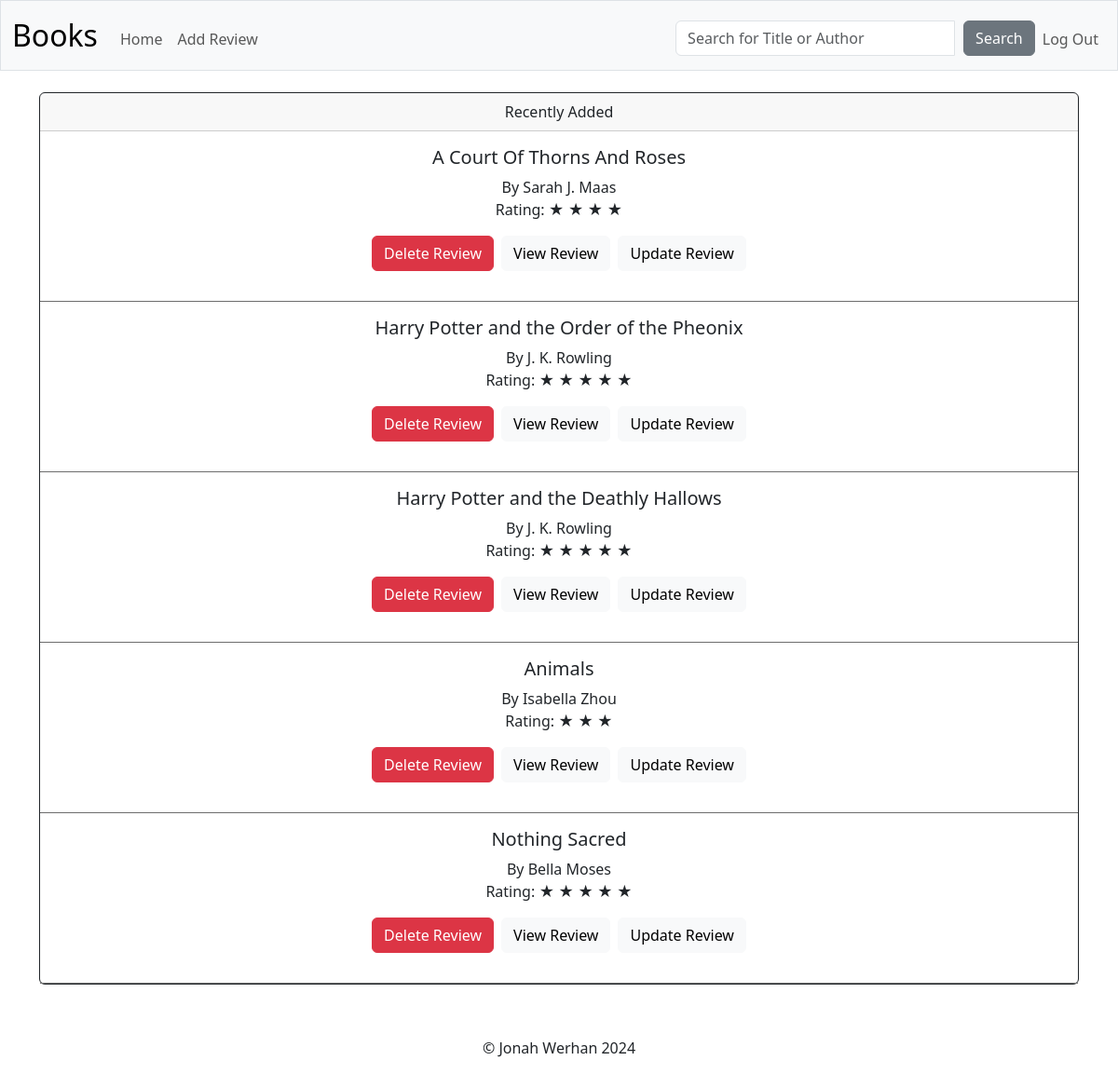
Page / (signed in) on the earlier database version.
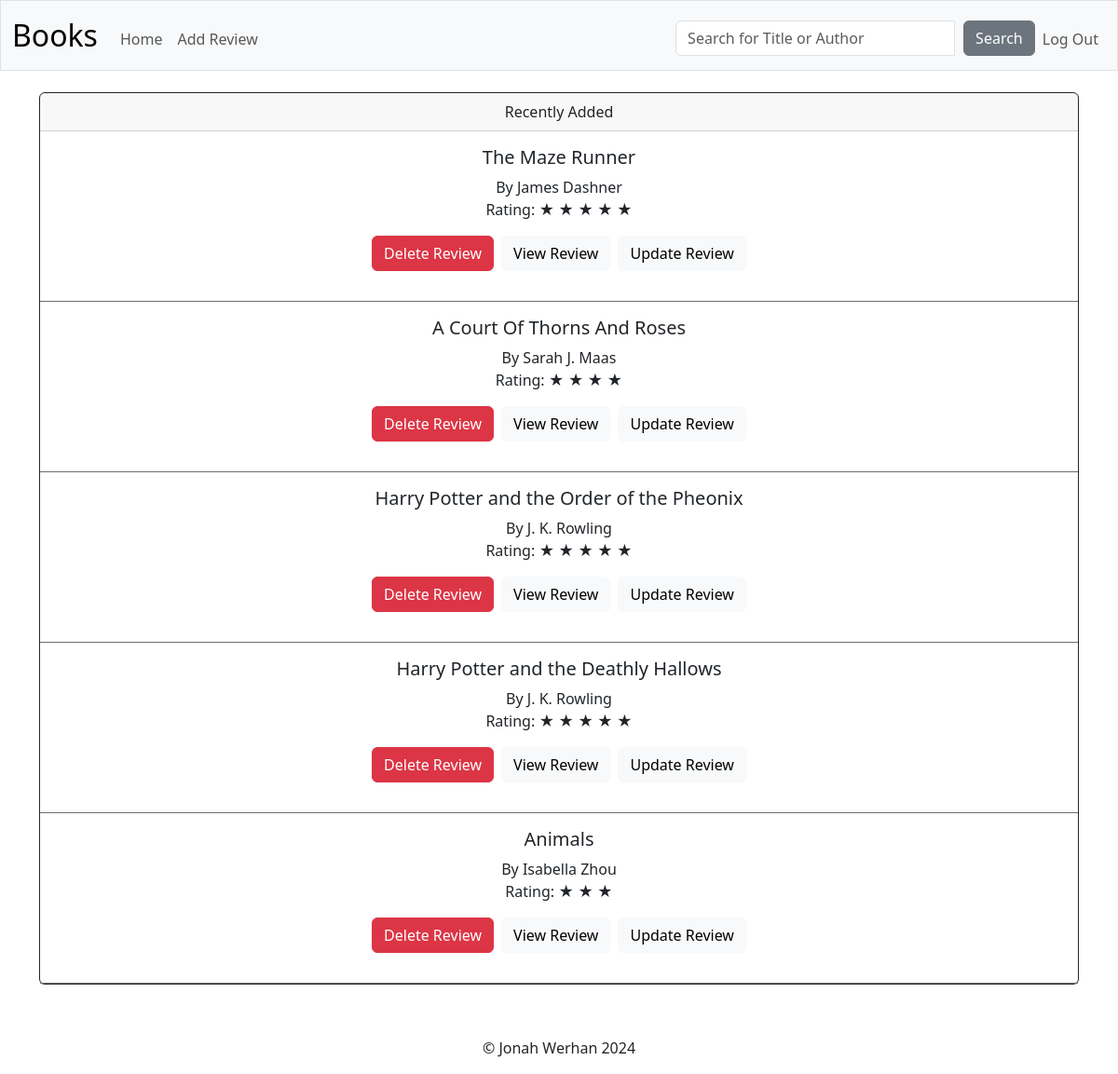
Same page on the later database version.
### tables this page shows
CREATE TABLE "review" (
    review_id INTEGER PRIMARY KEY AUTOINCREMENT,
    user_id INTEGER NOT NULL,
    title TEXT NOT NULL,
    author TEXT NOT NULL,
    rating INTEGER,
    review TEXT NOT NULL,
    date TEXT NOT NULL,
    time TEXT NOT NULL,
    FOREIGN KEY(user_id) REFERENCES users(id)
);

### app.py (the view)
@app.route("/", methods=["GET"])
def index():
    if not session.get("user_id"):
        return redirect("/login")
    reviews = db.execute("""SELECT review.*, users.username FROM review
                         JOIN users ON users.id = review.user_id
                         WHERE review.user_id = ?
                         ORDER BY review.date DESC, review.time DESC""",
                         session["user_id"])
    count = db.execute("""SELECT COUNT(*) FROM review
                       WHERE user_id = ?"""
                       , session["user_id"])
    length = count[0]["COUNT(*)"]
    if length > 4:
        length = 5
    star = "&#9733; "
    return render_template("index.html", reviews=reviews, length=length, star=star)

### app.py (called while the page is built)
@app.after_request
def after_request(response):
    response.headers["Cache-Control"] = "no-cache, no-store, must-revalidate"
    response.headers["Expires"] = 0
    response.headers["Pragma"] = "no-cache"
    return response

### templates/index.html (shortened to what this page needs)
{% extends "layout.html" %} {% block title %} Home {% endblock %} {% block main
%}
<div class="card border-dark mb-2">
	<div class="card-header">Recently Added</div>
	{% for n in range(length) %}
	<div class="card-body" style="border-bottom: 1px solid #6d6d6d">
		<h5 class="card-title">{{ reviews[n]["title"] }}</h5>
		<p class="card-text">
			By {{ reviews[n]["author"] }}<br />
			Rating: {{ (star * (reviews[n]["rating"] | int)) | safe }}
		</p>
		<div class="d-flex justify-content-center gap-2">
			<form action="/delete-review" method="GET" class="mb-3">
				<button
					class="btn btn-danger"
					type="submit"
					style="margin-top: 0"
					data-bs-toggle="tooltip"
					data-bs-placement="top"
					title="Delete Review">
					Delete Review
				</button>
			</form>
			<form action="/view-review" method="GET">
				<button
					class="btn btn-light"
					type="submit"
					style="margin-top: 0">
					View Review
				</button>
			</form>
			<form action="/update-review" method="GET" class="ml-2">
				<button
					class="btn btn-light"
					type="submit"
					style="margin-top: 0">
					Update Review
				</button>
			</form>
		</div>
	</div>
	{% endfor %}
</div>
{% endblock %}

### templates/layout.html (shortened to what this page needs)
<!DOCTYPE html>
<html lang="en">
	<head>
		<link
			href="https://cdn.jsdelivr.net/npm/bootstrap@5.3.2/dist/css/bootstrap.min.css"
			rel="stylesheet"
 />
		<link href="/static/styles.css" rel="stylesheet" />
	</head>
	<body>
		<nav
			class="bg-light border navbar navbar-expand-md navbar-light"
			style="margin-bottom: -25px">
			<div class="container-fluid">
				<a class="navbar-brand" href="/">Books</a>
				<div class="collapse navbar-collapse" id="navbar">
					{% if session["user_id"] %}
					<ul class="navbar-nav me-auto mt-2">
						<li class="nav-item">
							<a class="nav-link" href="/">Home</a>
						</li>
						<li class="nav-item">
							<a class="nav-link" href="/add-new">Add Review</a>
						</li>
					</ul>
					<ul class="navbar-nav ms-auto mt-2">
						<li class="nav-item">
							<form
								class="form-inline"
								action="/search"
								method="GET">
								<div class="input-group mr-3">
									<input
										class="form-control mr-2"
										autocomplete="off"
										type="text"
										name="q"
										value=""
										placeholder="Search for Title or Author"
										style="
											width: 300px;
											margin-right: 10px;
										" />
									<div class="input-group-append">
										<button
											class="btn btn-secondary"
											type="submit">
											Search
										</button>
									</div>
								</div>
							</form>
						</li>
						<li class="nav-item">
							<a class="nav-link" href="/logout">Log Out</a>
						</li>
					</ul>
					{% endif %}
				</div>
			</div>
		</nav>
		<main class="container py-5 text-center">
			{% block main %}{% endblock %}
		</main>
		<footer
			class="mt-auto"
			style="
				background-color: white;
				position: sticky;
				bottom: 0;
				width: 100%;
			">
			<p style="text-align: center">&copy Jonah Werhan 2024</p>
		</footer>
	</body>
</html>

### static/styles.css (style rules this page uses)
nav .navbar-brand { font-size: xx-large; }

Differences in the rows shown:
no longer on this page (row unchanged): review: title "Nothing Sacred", author "Bella Moses", (star*(reviews[n]['rating']|int))|safe "★ ★ ★ ★ ★"
added review: title "The Maze Runner", author "James Dashner", (star*(reviews[n]['rating']|int))|safe "★ ★ ★ ★ ★"
Other differences:
new list line: "By Rating: Delete Review View Review Update Review"
list line gone: "By Rating: Delete Review View Review Update Review"
